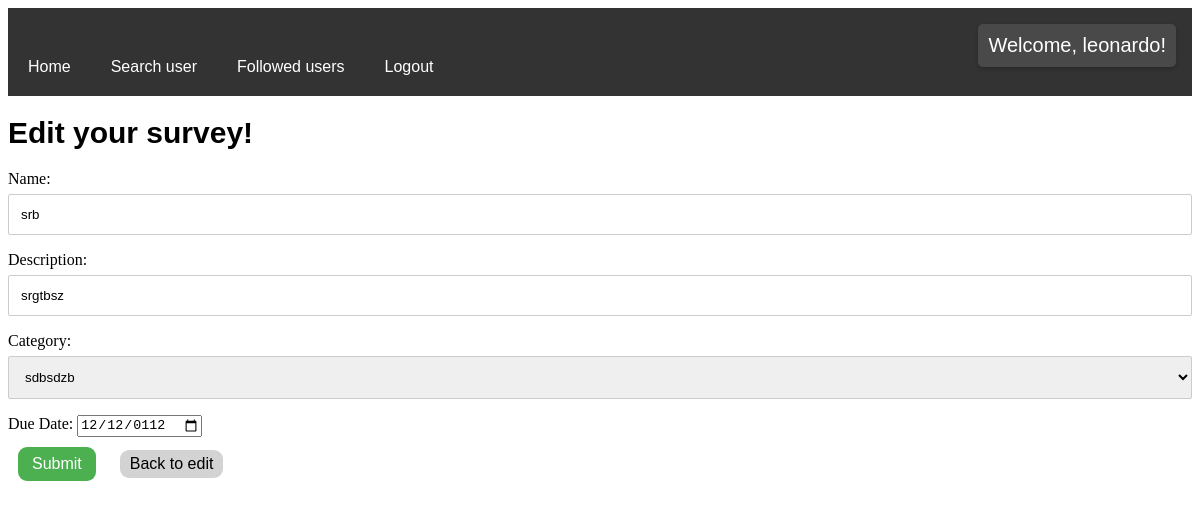
Before: /editSurvey/1/ (signed in) with the older database file.
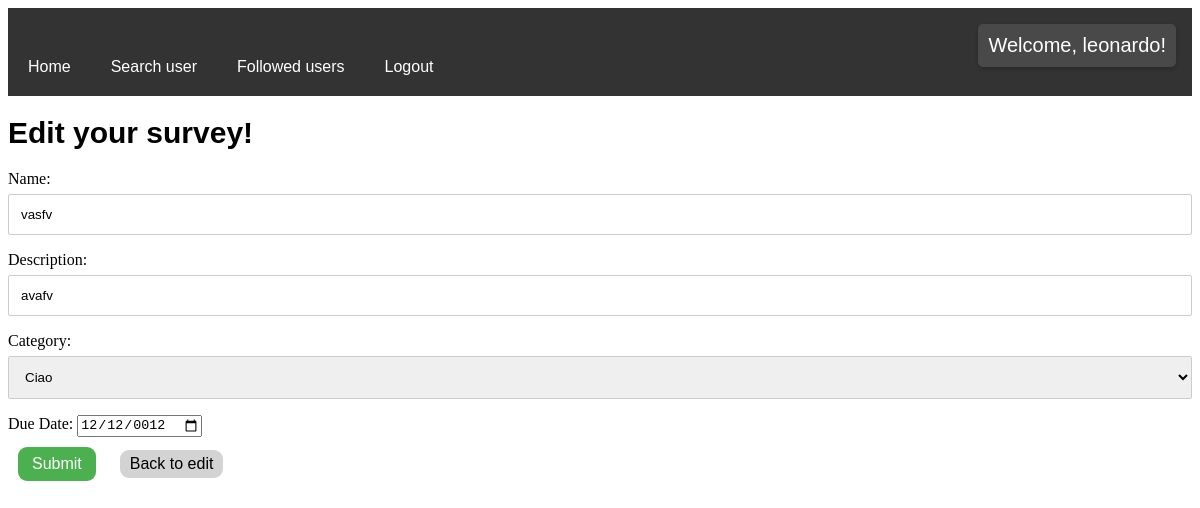
After: the same page with the newer database file.
### surveys/models.py (models this page shows, shortened)
class Survey(models.Model):
    id = models.AutoField(primary_key=True)
    name = models.CharField(max_length=50)
    description = models.CharField(max_length=200)
    user = models.ForeignKey(User, on_delete=models.CASCADE, null=True)
    category = models.ForeignKey(Category, on_delete=models.CASCADE, null=True)
    deadline = models.DateField(null=True)

### surveys/views.py (the view, shortened to what this page needs)
# urls.py: path('editSurvey/<int:pk>/', views.EditSurvey.as_view(), name='editSurvey'),
class EditSurvey(UpdateView):
    model = Survey
    fields = ['name', 'description', 'category', 'deadline']
    template_name = 'editSurvey.html'
    def get_context_data(self, **kwargs):
        context = super().get_context_data(**kwargs)
        context['survey'] = Survey.objects.get(pk=self.kwargs['pk'])
        context['user'] = User.objects.get(username=self.request.user.username)
        context['categories'] = Category.objects.all()
        return context

### templates/editSurvey.html (shortened to what this page needs)
{% extends 'base.html' %}
{% block content %}
    <h1>Edit your survey!</h1>
    <form method="post">
        <label for="name">Name:</label>
        <input type="text" id="name" name="name" value="{{ survey.name }}">
        <label for="description">Description:</label>
        <input type="text" id="description" name="description" value="{{ survey.description }}">
        <label for="category">Category:</label>
        <select name="category" id="category">
            {% for category in categories %}
                {% if category.id == survey.category.id %}
                    <option value="{{ category.id }}" id="info" selected>{{ category.name }}</option>
                {% else %}
                    <option value="{{ category.id }}" id="info">{{ category.name }}</option>
                {% endif %}
            {% endfor %}
        </select>
        <label for="deadline">Due Date:</label>
        <input type="date" id="deadline" name="deadline" value="{{ survey.deadline.isoformat }}">
        <br>
        <input type="submit" value="Submit">
        <a href="{% url 'viewSurvey' survey.id %}">
            <button class="cancel-link" type="button">Back to edit</button>
        </a>
    </form>
{% endblock %}

Changed rows visible on the page:
changed Survey: name "srb" → "vasfv"; description "srgtbsz" → "avafv"; deadline "12/12/0112" → "12/12/0012"
Other visible differences:
form field category: "sdbsdzb" → "Ciao"
